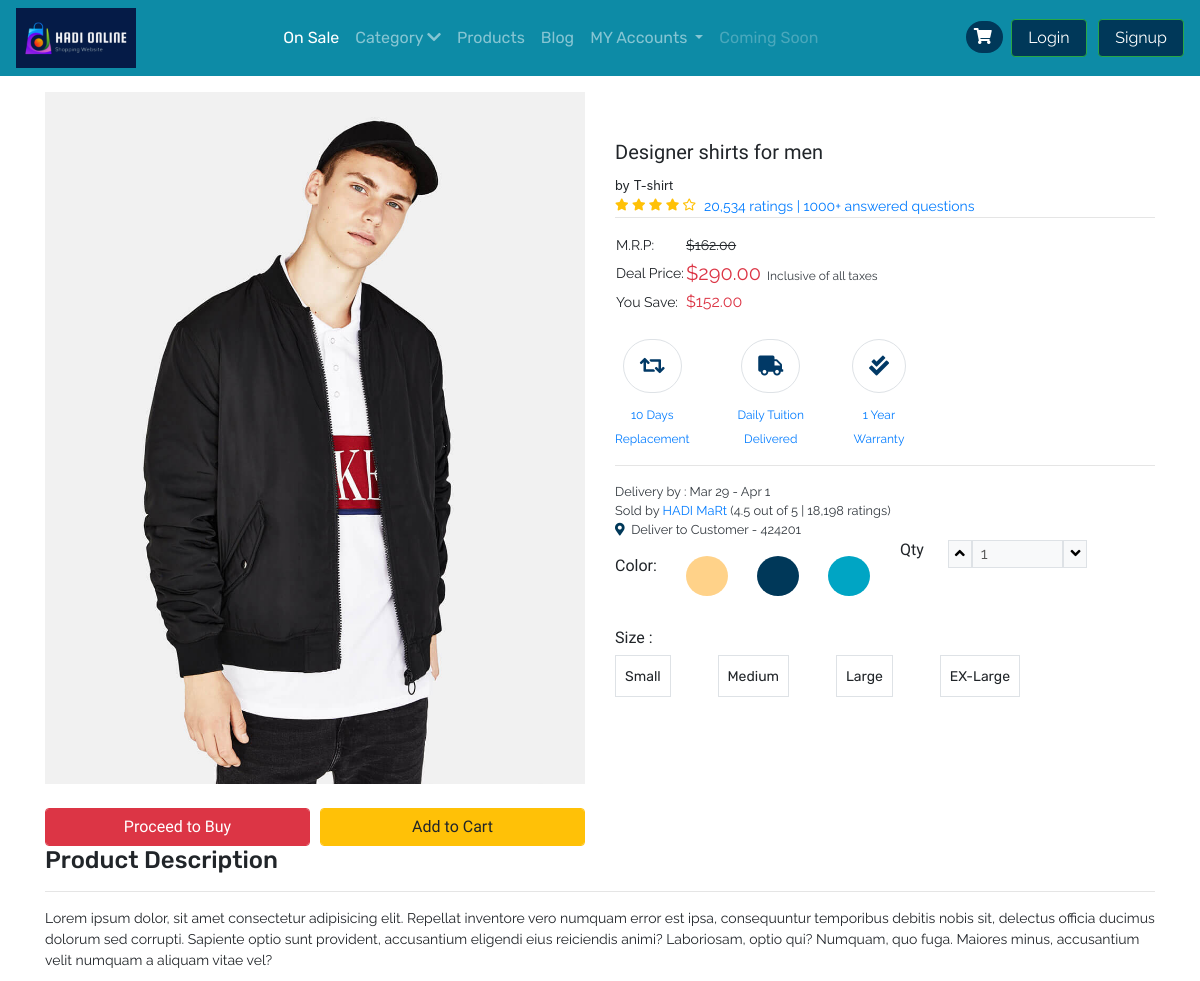
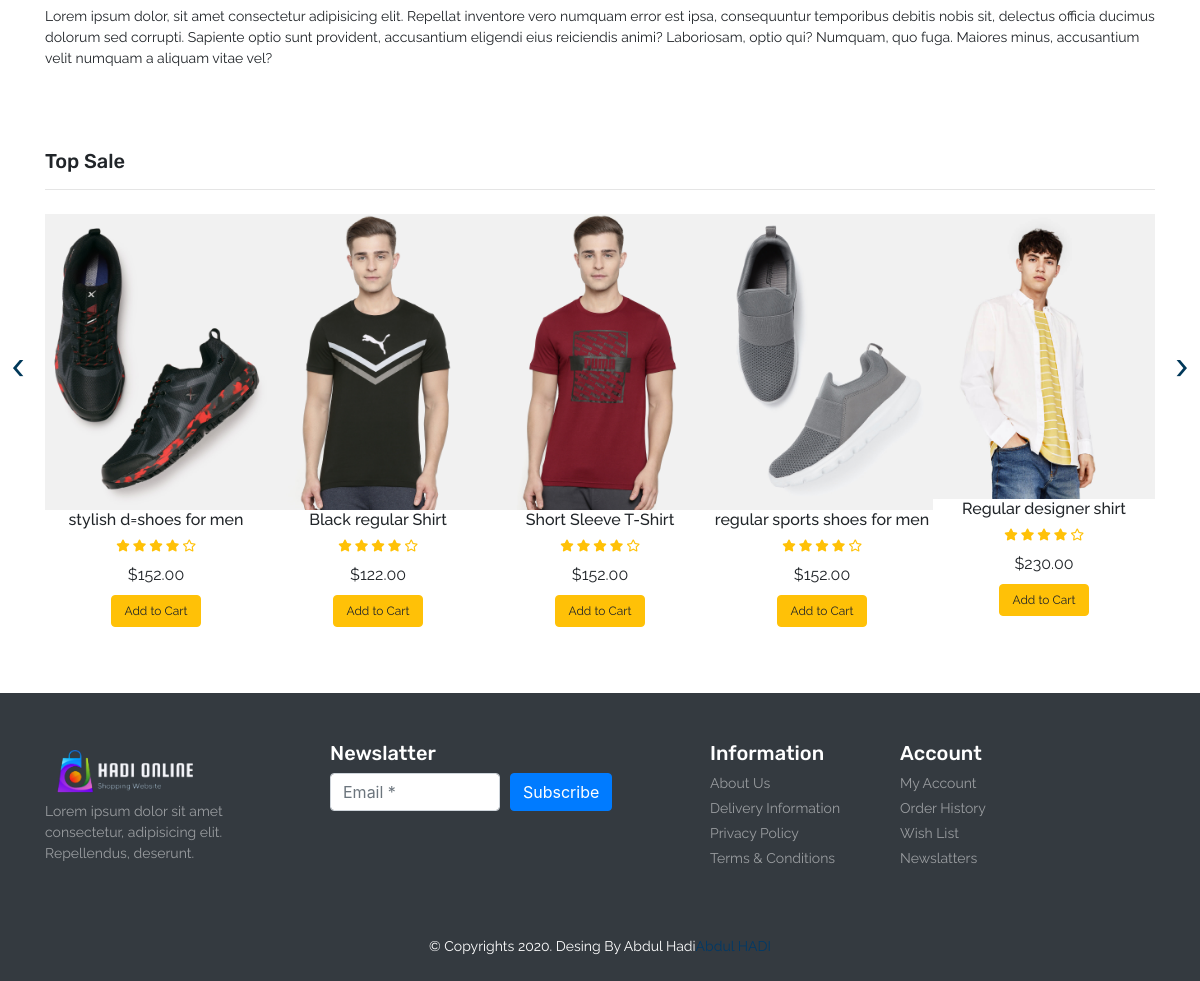
The app's page /product.php?item_id=17 with its own data (2 pictures, top to bottom).
### tables this page shows
CREATE TABLE `product` (
  `item_id` int(11) NOT NULL,
  `item_brand` varchar(200) NOT NULL,
  `item_name` varchar(255) NOT NULL,
  `item_price` double(10,2) NOT NULL,
  `item_image` varchar(255) NOT NULL,
  `item_register` datetime DEFAULT NULL
);

### database/DBController.php (called while the page is built, shortened)
<?php
class DBController
{
    protected $host = 'localhost';
    protected $user = 'root';
    protected $password = '';
    protected $database = "shopee";
    public function __construct()
    {
        $this->con = mysqli_connect($this->host, $this->user, $this->password, $this->database);
    }
}

### functions.php (called while the page is built)
<?php
require ('database/DBController.php');
require ('database/Product.php');
require ('database/Cart.php');
$db = new DBController();
$product = new Product($db);
$product_shuffle = $product->getData();
$Cart = new Cart($db );

### database/Product.php (called while the page is built, shortened)
<?php
class Product
{
    public $db = null;
    public function __construct(DBController $db)
    {
        $this->db = $db;
    }
    public function getData($table = 'product'){
        $result = $this->db->con->query("SELECT * FROM {$table}");
        $resultArray = array();
        while ($item = mysqli_fetch_array($result, MYSQLI_ASSOC)){
            $resultArray[] = $item;
        }
        return $resultArray;
    }
}

### account.php (called while the page is built, shortened)
<?php require 'navbar.php' ?>

### database/Cart.php (called while the page is built, shortened)
<?php
class Cart
{
    public function getCartId($cartArray = null, $key = "item_id"){
        if ($cartArray != null){
            $cart_id = array_map(function ($value) use($key){
                return $value[$key];
            }, $cartArray);
            return $cart_id;
        }
    }
}
?>

### Template/_top-sale.php (the view, shortened to what this page needs)
<?php
    shuffle($product_shuffle);
?>
<section id="top-sale">
    <div class="container py-5">
        <h4 class="font-rubik font-size-20">Top Sale</h4>
        <hr>
        <div class="owl-carousel owl-theme">
            <?php foreach ($product_shuffle as $item) { ?>
            <div class="item py-2">
                <div class="product font-rale">
                    <a href="<?php printf('%s?item_id=%s', 'product.php',  $item['item_id']); ?>"><img src="<?php echo $item['item_image'] ?? "./assets/products/1.png"; ?>" alt="product1" class="img-fluid"></a>
                    <div class="text-center">
                        <h6><?php echo  $item['item_name'] ?? "Unknown";  ?></h6>
                        <div class="rating text-warning font-size-12">
                            <span><i class="fas fa-star"></i></span>
                            <span><i class="fas fa-star"></i></span>
                            <span><i class="fas fa-star"></i></span>
                            <span><i class="fas fa-star"></i></span>
                            <span><i class="far fa-star"></i></span>
                        </div>
                        <div class="price py-2">
                            <span>$<?php echo $item['item_price'] ?? '0' ; ?></span>
                        </div>
                        <form method="post">
                            <?php
                            if (in_array($item['item_id'], $Cart->getCartId($product->getData('cart')) ?? [])){
                                echo '<button type="submit" disabled class="btn btn-success font-size-12">In the Cart</button>';
                            }else{
                                echo '<button type="submit" name="top_sale_submit" class="btn btn-warning font-size-12">Add to Cart</button>';
                            }
                            ?>
                        </form>
                    </div>
                </div>
            </div>
            <?php }  ?>
        </div>
    </div>
</section>

### Template/_products.php
<?php
    $item_id = $_GET['item_id'] ?? 1;
    foreach ($product->getData() as $item) :
        if ($item['item_id'] == $item_id) :
?>
<section id="product" class="py-3">
    <div class="container">
        <div class="row">
            <div class="col-sm-6">
                <img src="<?php echo $item['item_image'] ?? "./assets/products/product-1.jpg" ?>" alt="product" class="img-fluid">
                <div class="form-row pt-4 font-size-16 font-baloo">
                    <div class="col">
                        <button type="submit" class="btn btn-danger form-control">Proceed to Buy</button>
                    </div>
                    <div class="col">
                        <?php
                        if (in_array($item['item_id'], $Cart->getCartId($product->getData('cart')) ?? [])){
                            echo '<button type="submit" disabled class="btn btn-success font-size-16 form-control">In the Cart</button>';
                        }else{
                            echo '<button type="submit" name="top_sale_submit" class="btn btn-warning font-size-16 form-control">Add to Cart</button>';
                        }
                        ?>
                    </div>
                </div>
            </div>
            <div class="col-sm-6 py-5">
                <h5 class="font-baloo font-size-20"><?php echo $item['item_name'] ?? "Unknown"; ?></h5>
                <small>by <?php echo $item['item_brand'] ?? "Brand"; ?></small>
                <div class="d-flex">
                    <div class="rating text-warning font-size-12">
                        <span><i class="fas fa-star"></i></span>
                        <span><i class="fas fa-star"></i></span>
                        <span><i class="fas fa-star"></i></span>
                        <span><i class="fas fa-star"></i></span>
                        <span><i class="far fa-star"></i></span>
                    </div>
                    <a href="#" class="px-2 font-rale font-size-14">20,534 ratings | 1000+ answered questions</a>
                </div>
                <hr class="m-0">
                <table class="my-3">
                    <tr class="font-rale font-size-14">
                        <td>M.R.P:</td>
                        <td><strike>$162.00</strike></td>
                    </tr>
                    <tr class="font-rale font-size-14">
                        <td>Deal Price:</td>
                        <td class="font-size-20 text-danger">$<span><?php echo $item['item_price'] ?? 0; ?></span><small class="text-dark font-size-12">&nbsp;&nbsp;Inclusive of all taxes</small></td>
                    </tr>
                    <tr class="font-rale font-size-14">
                        <td>You Save:</td>
                        <td><span class="font-size-16 text-danger">$152.00</span></td>
                    </tr>
                </table>
                <div id="policy">
                    <div class="d-flex">
                        <div class="return text-center mr-5">
                            <div class="font-size-20 my-2 color-second">
                                <span class="fas fa-retweet border p-3 rounded-pill"></span>
                            </div>
                            <a href="#" class="font-rale font-size-12">10 Days <br> Replacement</a>
                        </div>
                        <div class="return text-center mr-5">
                            <div class="font-size-20 my-2 color-second">
                                <span class="fas fa-truck  border p-3 rounded-pill"></span>
                            </div>
                            <a href="#" class="font-rale font-size-12">Daily Tuition <br>Delivered</a>
                        </div>
                        <div class="return text-center mr-5">
                            <div class="font-size-20 my-2 color-second">
                                <span class="fas fa-check-double border p-3 rounded-pill"></span>
                            </div>
                            <a href="#" class="font-rale font-size-12">1 Year <br>Warranty</a>
                        </div>
                    </div>
                </div>
                <hr>
                <div id="order-details" class="font-rale d-flex flex-column text-dark">
                    <small>Delivery by : Mar 29  - Apr 1</small>
                    <small>Sold by <a href="#">HADI MaRt </a>(4.5 out of 5 | 18,198 ratings)</small>
                    <small><i class="fas fa-map-marker-alt color-primary"></i>&nbsp;&nbsp;Deliver to Customer - 424201</small>
                </div>
                <div class="row">
                    <div class="col-6">
                        <div class="color my-3">
                            <div class="d-flex justify-content-between">
                                <h6 class="font-baloo">Color:</h6>
                                <div class="p-2 color-yellow-bg rounded-circle"><button class="btn font-size-14"></button></div>
                                <div class="p-2 color-primary-bg rounded-circle"><button class="btn font-size-14"></button></div>
                                <div class="p-2 color-second-bg rounded-circle"><button class="btn font-size-14"></button></div>
                            </div>
                        </div>
                    </div>
                    <div class="col-6">
                        <div class="qty d-flex">
                            <h6 class="font-baloo">Qty</h6>
                            <div class="px-4 d-flex font-rale">
                                <button class="qty-up border bg-light" data-id="pro1"><i class="fas fa-angle-up"></i></button>
                                <input type="text" data-id="pro1" class="qty_input border px-2 w-50 bg-light" disabled value="1" placeholder="1">
                                <button data-id="pro1" class="qty-down border bg-light"><i class="fas fa-angle-down"></i></button>
                            </div>
                        </div>
                    </div>
                </div>
                <div class="size my-3">
                    <h6 class="font-baloo">Size :</h6>
                    <div class="d-flex justify-content-between w-75">
                        <div class="font-rubik border p-2">
                            <button class="btn p-0 font-size-14">Small</button>
                        </div>
                        <div class="font-rubik border p-2">
                            <button class="btn p-0 font-size-14">Medium</button>
                        </div>
                        <div class="font-rubik border p-2">
                            <button class="btn p-0 font-size-14">Large</button>
                        </div>
                        <div class="font-rubik border p-2">
                            <button class="btn p-0 font-size-14">EX-Large</button>
                        </div>
                    </div>
                </div>
            </div>
            <div class="col-12">
                <h4 class="font-rubik">Product Description</h4>
                <hr>
                <p class="font-rale font-size-14">Lorem ipsum dolor, sit amet consectetur adipisicing elit. Repellat inventore vero numquam error est ipsa, consequuntur temporibus debitis nobis sit, delectus officia ducimus dolorum sed corrupti. Sapiente optio sunt provident, accusantium eligendi eius reiciendis animi? Laboriosam, optio qui? Numquam, quo fuga. Maiores minus, accusantium velit numquam a aliquam vitae vel?</p>
                <p class="font-rale font-size-14">Lorem ipsum dolor, sit amet consectetur adipisicing elit. Repellat inventore vero numquam error est ipsa, consequuntur temporibus debitis nobis sit, delectus officia ducimus dolorum sed corrupti. Sapiente optio sunt provident, accusantium eligendi eius reiciendis animi? Laboriosam, optio qui? Numquam, quo fuga. Maiores minus, accusantium velit numquam a aliquam vitae vel?</p>
            </div>
        </div>
    </div>
</section>
<?php
        endif;
        endforeach;
?>

### style.css (style rules this page uses)
button, button:focus { outline: none !important; box-shadow: none !important; }
.font-baloo { font-family: "Baloo Thambi 2", cursive; }
.font-rale { font-family: "Raleway", cursive; }
.font-rubik { font-family: "Rubik", cursive; }
.font-size-12 { font-size: 12px; }
.font-size-14 { font-size: 14px; }
.font-size-16 { font-size: 16px; }
.font-size-20 { font-size: 20px; }
.color-primary { color: #003859; }
.color-primary-bg { background: #003859; }
.color-second { color: #013966; }
.color-second-bg { background: #00A5C4; }
.color-yellow-bg { background: #FFD289; }
#top-sale .owl-carousel .item .product a { overflow: hidden; }
#top-sale .owl-carousel .item .product img { transition: transform 0.5s ease; }

### records on screen
product: item_image (picture), item_name "Designer shirts for men", item_brand "T-shirt", item_price "290.00"
product: item_image (picture), item_name "stylish d=shoes for men", item_price "152.00"
product: item_image (picture), item_name "Black regular Shirt", item_price "122.00"
product: item_image (picture), item_name "Short Sleeve T-Shirt", item_price "152.00"
product: item_image (picture), item_name "regular sports shoes for men", item_price "152.00"
product: item_image (picture), item_name "Regular designer shirt", item_price "230.00"
